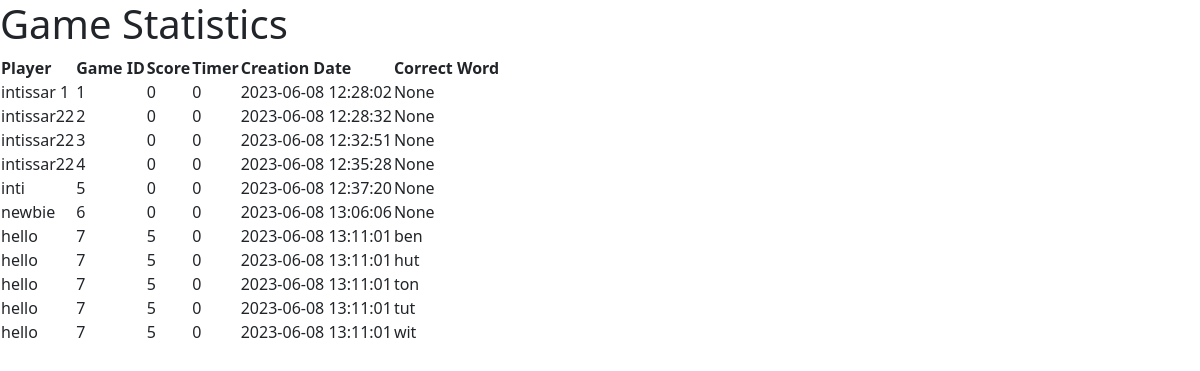
The page /statistics on the database as committed earlier.
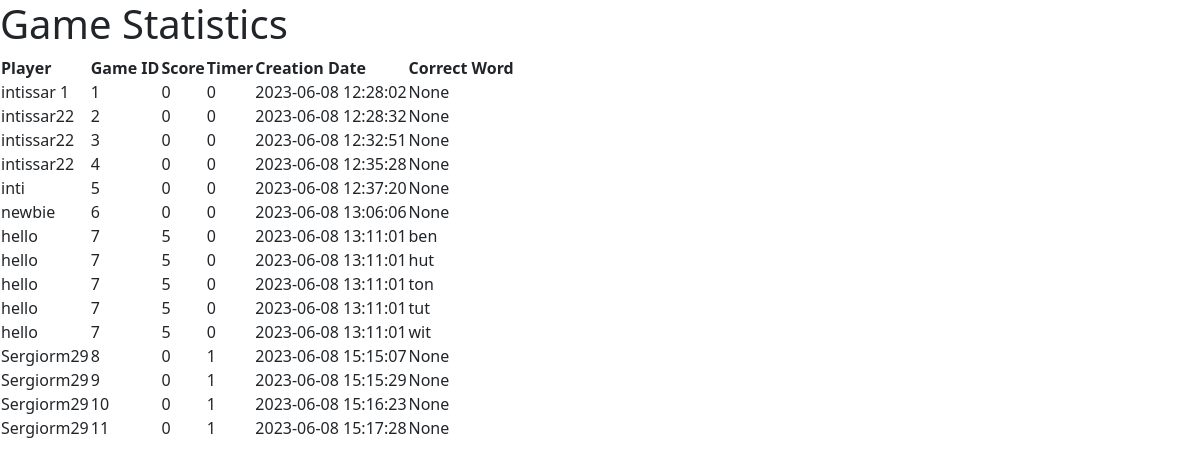
The same page on the database as committed later.
### tables this page shows
CREATE TABLE games (
                                id integer PRIMARY KEY,
                                score integer,
                                player_id text NOT NULL,
                                timer integer NOT NULL,
                                create_date timestamp NOT NULL,
                                FOREIGN KEY (player_id) REFERENCES players (name)
                            );

CREATE TABLE players (
                                name text PRIMARY KEY 
                            );

CREATE TABLE games_players (
                                    player_id text NOT NULL,
                                    game_id integer NOT NULL,
                                    correctWord text NOT NULL,
                                    FOREIGN KEY (player_id) REFERENCES players (name),
                                    FOREIGN KEY (game_id) REFERENCES games (id)
                                );

### app.py (the view)
@app.route('/statistics')
def statistics():
    try:
        conn = get_db_connection()
        cur = conn.cursor()
        cur.execute("""
            SELECT p.name AS player_name, g.id AS game_id, g.score, g.timer, g.create_date, gp.correctWord
            FROM games g
            JOIN players p ON g.player_id = p.name
            LEFT JOIN games_players gp ON gp.game_id = g.id
        """)
        results = cur.fetchall()
        cur.close()
        print(results)
        return render_template('stats.html', stats=results)
    finally:
        conn.close()

### app.py (called while the page is built)
def get_db_connection():
      return create_connection(r"database.db")

def create_connection(db_file):
    conn = None
    try:
        conn = sqlite3.connect(db_file)
        print(sqlite3.version)
    except Error as e:
        print(e)
    return conn

### templates/stats.html (shortened to what this page needs)
<link href="https://cdn.jsdelivr.net/npm/bootstrap@5.3.0/dist/css/bootstrap.min.css" rel="stylesheet"
integrity="sha384-9ndCyUaIbzAi2FUVXJi0CjmCapSmO7SnpJef0486qhLnuZ2cdeRhO02iuK6FUUVM">
{% block body %}
<div class="text-align-center">
    <h1>Game Statistics</h1>
    <table>
        <tr>
            <th>Player</th>
            <th>Game ID</th>
            <th>Score</th>
            <th>Timer</th>
            <th>Creation Date</th>
            <th>Correct Word</th>
        </tr>
        {% for result in stats %}
            <tr>
                <td>{{ result[0] }}</td>
                <td>{{ result[1] }}</td>
                <td>{{ result[2] }}</td>
                <td>{{ result[3] }}</td>
                <td>{{ result[4] }}</td>
                <td>{{ result[5] }}</td>
            </tr>
        {% endfor %}
    </table>
</div>
{% endblock %}

Rows that differ between the two databases and show on the page:
added games: name "Sergiorm29", id "8", score "0", timer "1", create_date "2023-06-08 15:15:07", result "None"
added games: name "Sergiorm29", id "9", score "0", timer "1", create_date "2023-06-08 15:15:29", result "None"
added games: name "Sergiorm29", id "10", score "0", timer "1", create_date "2023-06-08 15:16:23", result "None"
added games: name "Sergiorm29", id "11", score "0", timer "1", create_date "2023-06-08 15:17:28", result "None"
